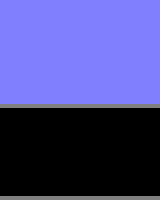

This is a level from a 2D game, rendered from its Tiled map with the project's own tilesets. A one-line summary and the complete map file follow:
An orthogonal 40x50 tile map with 4x4 px tiles, 1 tile layer (Capa de Patrones 1).

<map version="1.0" orientation="orthogonal" renderorder="right-down" width="40" height="50" tilewidth="4" tileheight="4" nextobjectid="1">
 <tileset firstgid="1" name="tiles" tilewidth="4" tileheight="4" tilecount="9">
  <image source="tiles.png" width="12" height="12" />
 </tileset>
 <layer name="Capa de Patrones 1" width="40" height="50">
  <data encoding="csv">
6,6,6,6,6,6,6,6,6,6,6,6,6,6,6,6,6,6,6,6,6,6,6,6,6,6,6,6,6,6,6,6,6,6,6,6,6,6,6,6,
6,6,6,6,6,6,6,6,6,6,6,6,6,6,6,6,6,6,6,6,6,6,6,6,6,6,6,6,6,6,6,6,6,6,6,6,6,6,6,6,
6,6,6,6,6,6,6,6,6,6,6,6,6,6,6,6,6,6,6,6,6,6,6,6,6,6,6,6,6,6,6,6,6,6,6,6,6,6,6,6,
6,6,6,6,6,6,6,6,6,6,6,6,6,6,6,6,6,6,6,6,6,6,6,6,6,6,6,6,6,6,6,6,6,6,6,6,6,6,6,6,
6,6,6,6,6,6,6,6,6,6,6,6,6,6,6,6,6,6,6,6,6,6,6,6,6,6,6,6,6,6,6,6,6,6,6,6,6,6,6,6,
6,6,6,6,6,6,6,6,6,6,6,6,6,6,6,6,6,6,6,6,6,6,6,6,6,6,6,6,6,6,6,6,6,6,6,6,6,6,6,6,
6,6,6,6,6,6,6,6,6,6,6,6,6,6,6,6,6,6,6,6,6,6,6,6,6,6,6,6,6,6,6,6,6,6,6,6,6,6,6,6,
6,6,6,6,6,6,6,6,6,6,6,6,6,6,6,6,6,6,6,6,6,6,6,6,6,6,6,6,6,6,6,6,6,6,6,6,6,6,6,6,
6,6,6,6,6,6,6,6,6,6,6,6,6,6,6,6,6,6,6,6,6,6,6,6,6,6,6,6,6,6,6,6,6,6,6,6,6,6,6,6,
6,6,6,6,6,6,6,6,6,6,6,6,6,6,6,6,6,6,6,6,6,6,6,6,6,6,6,6,6,6,6,6,6,6,6,6,6,6,6,6,
6,6,6,6,6,6,6,6,6,6,6,6,6,6,6,6,6,6,6,6,6,6,6,6,6,6,6,6,6,6,6,6,6,6,6,6,6,6,6,6,
6,6,6,6,6,6,6,6,6,6,6,6,6,6,6,6,6,6,6,6,6,6,6,6,6,6,6,6,6,6,6,6,6,6,6,6,6,6,6,6,
6,6,6,6,6,6,6,6,6,6,6,6,6,6,6,6,6,6,6,6,6,6,6,6,6,6,6,6,6,6,6,6,6,6,6,6,6,6,6,6,
6,6,6,6,6,6,6,6,6,6,6,6,6,6,6,6,6,6,6,6,6,6,6,6,6,6,6,6,6,6,6,6,6,6,6,6,6,6,6,6,
6,6,6,6,6,6,6,6,6,6,6,6,6,6,6,6,6,6,6,6,6,6,6,6,6,6,6,6,6,6,6,6,6,6,6,6,6,6,6,6,
6,6,6,6,6,6,6,6,6,6,6,6,6,6,6,6,6,6,6,6,6,6,6,6,6,6,6,6,6,6,6,6,6,6,6,6,6,6,6,6,
6,6,6,6,6,6,6,6,6,6,6,6,6,6,6,6,6,6,6,6,6,6,6,6,6,6,6,6,6,6,6,6,6,6,6,6,6,6,6,6,
6,6,6,6,6,6,6,6,6,6,6,6,6,6,6,6,6,6,6,6,6,6,6,6,6,6,6,6,6,6,6,6,6,6,6,6,6,6,6,6,
6,6,6,6,6,6,6,6,6,6,6,6,6,6,6,6,6,6,6,6,6,6,6,6,6,6,6,6,6,6,6,6,6,6,6,6,6,6,6,6,
6,6,6,6,6,6,6,6,6,6,6,6,6,6,6,6,6,6,6,6,6,6,6,6,6,6,6,6,6,6,6,6,6,6,6,6,6,6,6,6,
6,6,6,6,6,6,6,6,6,6,6,6,6,6,6,6,6,6,6,6,6,6,6,6,6,6,6,6,6,6,6,6,6,6,6,6,6,6,6,6,
6,6,6,6,6,6,6,6,6,6,6,6,6,6,6,6,6,6,6,6,6,6,6,6,6,6,6,6,6,6,6,6,6,6,6,6,6,6,6,6,
6,6,6,6,6,6,6,6,6,6,6,6,6,6,6,6,6,6,6,6,6,6,6,6,6,6,6,6,6,6,6,6,6,6,6,6,6,6,6,6,
6,6,6,6,6,6,6,6,6,6,6,6,6,6,6,6,6,6,6,6,6,6,6,6,6,6,6,6,6,6,6,6,6,6,6,6,6,6,6,6,
6,6,6,6,6,6,6,6,6,6,6,6,6,6,6,6,6,6,6,6,6,6,6,6,6,6,6,6,6,6,6,6,6,6,6,6,6,6,6,6,
6,6,6,6,6,6,6,6,6,6,6,6,6,6,6,6,6,6,6,6,6,6,6,6,6,6,6,6,6,6,6,6,6,6,6,6,6,6,6,6,
7,7,7,7,7,7,7,7,7,7,7,7,7,7,7,7,7,7,7,7,7,7,7,7,7,7,7,7,7,7,7,7,7,7,7,7,7,7,7,7,
1,1,1,1,1,1,1,1,1,1,1,1,1,1,1,1,1,1,1,1,1,1,1,1,1,1,1,1,1,1,1,1,1,1,1,1,1,1,1,1,
1,1,1,1,1,1,1,1,1,1,1,1,1,1,1,1,1,1,1,1,1,1,1,1,1,1,1,1,1,1,1,1,1,1,1,1,1,1,1,1,
1,1,1,1,1,1,1,1,1,1,1,1,1,1,1,1,1,1,1,1,1,1,1,1,1,1,1,1,1,1,1,1,1,1,1,1,1,1,1,1,
8,8,8,8,8,8,8,8,8,8,8,8,8,8,8,8,8,8,8,8,8,8,8,8,8,8,8,8,8,8,8,8,8,8,8,8,8,8,8,8,
8,8,8,8,8,8,8,8,8,8,8,8,8,8,8,8,8,8,8,8,8,8,8,8,8,8,8,8,8,8,8,8,8,8,8,8,8,8,8,8,
8,8,8,8,8,8,8,8,8,8,8,8,8,8,8,8,8,8,8,8,8,8,8,8,8,8,8,8,8,8,8,8,8,8,8,8,8,8,8,8,
8,8,8,8,8,8,8,8,8,8,8,8,8,8,8,8,8,8,8,8,8,8,8,8,8,8,8,8,8,8,8,8,8,8,8,8,8,8,8,8,
8,8,8,8,8,8,8,8,8,8,8,8,8,8,8,8,8,8,8,8,8,8,8,8,8,8,8,8,8,8,8,8,8,8,8,8,8,8,8,8,
8,8,8,8,8,8,8,8,8,8,8,8,8,8,8,8,8,8,8,8,8,8,8,8,8,8,8,8,8,8,8,8,8,8,8,8,8,8,8,8,
8,8,8,8,8,8,8,8,8,8,8,8,8,8,8,8,8,8,8,8,8,8,8,8,8,8,8,8,8,8,8,8,8,8,8,8,8,8,8,8,
8,8,8,8,8,8,8,8,8,8,8,8,8,8,8,8,8,8,8,8,8,8,8,8,8,8,8,8,8,8,8,8,8,8,8,8,8,8,8,8,
8,8,8,8,8,8,8,8,8,8,8,8,8,8,8,8,8,8,8,8,8,8,8,8,8,8,8,8,8,8,8,8,8,8,8,8,8,8,8,8,
8,8,8,8,8,8,8,8,8,8,8,8,8,8,8,8,8,8,8,8,8,8,8,8,8,8,8,8,8,8,8,8,8,8,8,8,8,8,8,8,
8,8,8,8,8,8,8,8,8,8,8,8,8,8,8,8,8,8,8,8,8,8,8,8,8,8,8,8,8,8,8,8,8,8,8,8,8,8,8,8,
8,8,8,8,8,8,8,8,8,8,8,8,8,8,8,8,8,8,8,8,8,8,8,8,8,8,8,8,8,8,8,8,8,8,8,8,8,8,8,8,
8,8,8,8,8,8,8,8,8,8,8,8,8,8,8,8,8,8,8,8,8,8,8,8,8,8,8,8,8,8,8,8,8,8,8,8,8,8,8,8,
8,8,8,8,8,8,8,8,8,8,8,8,8,8,8,8,8,8,8,8,8,8,8,8,8,8,8,8,8,8,8,8,8,8,8,8,8,8,8,8,
8,8,8,8,8,8,8,8,8,8,8,8,8,8,8,8,8,8,8,8,8,8,8,8,8,8,8,8,8,8,8,8,8,8,8,8,8,8,8,8,
8,8,8,8,8,8,8,8,8,8,8,8,8,8,8,8,8,8,8,8,8,8,8,8,8,8,8,8,8,8,8,8,8,8,8,8,8,8,8,8,
8,8,8,8,8,8,8,8,8,8,8,8,8,8,8,8,8,8,8,8,8,8,8,8,8,8,8,8,8,8,8,8,8,8,8,8,8,8,8,8,
8,8,8,8,8,8,8,8,8,8,8,8,8,8,8,8,8,8,8,8,8,8,8,8,8,8,8,8,8,8,8,8,8,8,8,8,8,8,8,8,
8,8,8,8,8,8,8,8,8,8,8,8,8,8,8,8,8,8,8,8,8,8,8,8,8,8,8,8,8,8,8,8,8,8,8,8,8,8,8,8,
7,7,7,7,7,7,7,7,7,7,7,7,7,7,7,7,7,7,7,7,7,7,7,7,7,7,7,7,7,7,7,7,7,7,7,7,7,7,7,7
</data>
 </layer>
</map>
